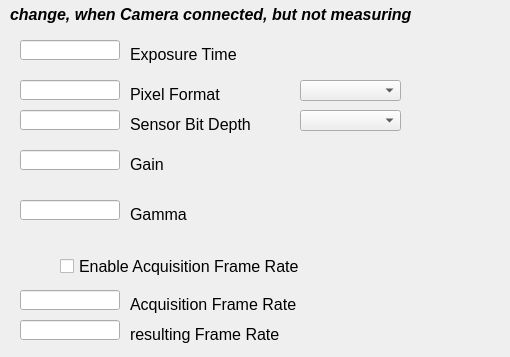
   <widget class="QWidget" name="tab_6">
    <attribute name="title">
     <string>PRO Camera Settings</string>
    </attribute>
    <widget class="caNumeric" name="canumeric_9">
     <property name="geometry">
      <rect>
       <x>300</x>
       <y>190</y>
       <width>91</width>
       <height>41</height>
      </rect>
     </property>
     <property name="integerDigits" stdset="0">
      <number>1</number>
     </property>
     <property name="decimalDigits" stdset="0">
      <number>2</number>
     </property>
     <property name="channel" stdset="0">
      <string notr="true">ARIDI-BLM02:CAM-GAMMA</string>
     </property>
     <property name="colorMode">
      <enum>caNumeric::Static</enum>
     </property>
     <property name="precisionMode">
      <enum>caNumeric::User</enum>
     </property>
     <property name="fixedFormat">
      <bool>true</bool>
     </property>
     <property name="maxValue">
      <double>4.000000000000000</double>
     </property>
     <property name="minValue">
      <double>0.000000000000000</double>
     </property>
    </widget>
    <widget class="caLabel" name="calabel_6">
     <property name="geometry">
      <rect>
       <x>130</x>
       <y>150</y>
       <width>91</width>
       <height>28</height>
      </rect>
     </property>
     <property name="font">
      <font>
       <pointsize>12</pointsize>
      </font>
     </property>
     <property name="text">
      <string>Gain </string>
     </property>
     <property name="scaledContents">
      <bool>false</bool>
     </property>
     <property name="alignment">
      <set>Qt::AlignLeading|Qt::AlignLeft|Qt::AlignVCenter</set>
     </property>
     <property name="fontScaleMode">
      <enum>ESimpleLabel::None</enum>
     </property>
    </widget>
    <widget class="caLineEdit" name="calineedit_9">
     <property name="geometry">
      <rect>
       <x>20</x>
       <y>200</y>
       <width>100</width>
       <height>20</height>
      </rect>
     </property>
     <property name="readOnly">
      <bool>true</bool>
     </property>
     <property name="channel" stdset="0">
      <string notr="true">ARIDI-BLM02:CAM-GAMMA</string>
     </property>
    </widget>
    <widget class="caToggleButton" name="catogglebutton_9">
     <property name="geometry">
      <rect>
       <x>60</x>
       <y>250</y>
       <width>281</width>
       <height>32</height>
      </rect>
     </property>
     <property name="font">
      <font>
       <pointsize>12</pointsize>
      </font>
     </property>
     <property name="text">
      <string>Enable Acquisition Frame Rate</string>
     </property>
     <property name="channel" stdset="0">
      <string notr="true">ARIDI-BLM02:CAM-EacqFR</string>
     </property>
     <property name="fontScaleMode" stdset="0">
      <enum>caToggleButton::None</enum>
     </property>
    </widget>
    <widget class="caLed" name="caled_9">
     <property name="geometry">
      <rect>
       <x>20</x>
       <y>250</y>
       <width>31</width>
       <height>32</height>
      </rect>
     </property>
     <property name="channel" stdset="0">
      <string notr="true">ARIDI-BLM02:CAM-EacqFR</string>
     </property>
    </widget>
    <widget class="caMenu" name="camenu_2">
     <property name="geometry">
      <rect>
       <x>300</x>
       <y>80</y>
       <width>101</width>
       <height>21</height>
      </rect>
     </property>
     <property name="editable">
      <bool>false</bool>
     </property>
     <property name="channel" stdset="0">
      <string notr="true">ARIDI-BLM02:CAM-Pformat</string>
     </property>
     <property name="channelMask" stdset="0">
      <string notr="true"/>
     </property>
     <property name="labelDisplay">
      <bool>false</bool>
     </property>
    </widget>
    <widget class="caNumeric" name="canumeric_6">
     <property name="geometry">
      <rect>
       <x>300</x>
       <y>140</y>
       <width>91</width>
       <height>41</height>
      </rect>
     </property>
     <property name="decimalDigits" stdset="0">
      <number>2</number>
     </property>
     <property name="digitsFontScaleEnabled">
      <bool>false</bool>
     </property>
     <property name="channel" stdset="0">
      <string notr="true">ARIDI-BLM02:CAM-GAIN</string>
     </property>
     <property name="precisionMode">
      <enum>caNumeric::User</enum>
     </property>
     <property name="fixedFormat">
      <bool>true</bool>
     </property>
     <property name="maxValue">
      <double>48.000000000000000</double>
     </property>
     <property name="minValue">
      <double>0.000000000000000</double>
     </property>
    </widget>
    <widget class="caLabel" name="calabel_7">
     <property name="geometry">
      <rect>
       <x>130</x>
       <y>200</y>
       <width>81</width>
       <height>28</height>
      </rect>
     </property>
     <property name="font">
      <font>
       <pointsize>12</pointsize>
      </font>
     </property>
     <property name="layoutDirection">
      <enum>Qt::LeftToRight</enum>
     </property>
     <property name="text">
      <string>Gamma</string>
     </property>
     <property name="textFormat">
      <enum>Qt::AutoText</enum>
     </property>
     <property name="alignment">
      <set>Qt::AlignLeading|Qt::AlignLeft|Qt::AlignVCenter</set>
     </property>
     <property name="fontScaleMode">
      <enum>ESimpleLabel::None</enum>
     </property>
    </widget>
    <widget class="caLineEdit" name="calineedit_4">
     <property name="geometry">
      <rect>
       <x>20</x>
       <y>110</y>
       <width>100</width>
       <height>20</height>
      </rect>
     </property>
     <property name="readOnly">
      <bool>true</bool>
     </property>
     <property name="channel" stdset="0">
      <string notr="true">ARIDI-BLM02:CAM-SenBitD</string>
     </property>
     <property name="framePresent" stdset="0">
      <bool>false</bool>
     </property>
     <property name="unitsEnabled">
      <bool>false</bool>
     </property>
    </widget>
    <widget class="caLabel" name="calabel_5">
     <property name="geometry">
      <rect>
       <x>130</x>
       <y>320</y>
       <width>241</width>
       <height>28</height>
      </rect>
     </property>
     <property name="font">
      <font>
       <pointsize>12</pointsize>
      </font>
     </property>
     <property name="text">
      <string>resulting Frame Rate </string>
     </property>
     <property name="alignment">
      <set>Qt::AlignLeading|Qt::AlignLeft|Qt::AlignVCenter</set>
     </property>
     <property name="fontScaleMode">
      <enum>ESimpleLabel::None</enum>
     </property>
    </widget>
    <widget class="caNumeric" name="canumeric_3">
     <property name="geometry">
      <rect>
       <x>370</x>
       <y>280</y>
       <width>121</width>
       <height>41</height>
      </rect>
     </property>
     <property name="integerDigits" stdset="0">
      <number>7</number>
     </property>
     <property name="channel" stdset="0">
      <string notr="true">ARIDI-BLM02:CAM-acqFR</string>
     </property>
     <property name="precisionMode">
      <enum>caNumeric::User</enum>
     </property>
     <property name="fixedFormat">
      <bool>true</bool>
     </property>
     <property name="maxValue">
      <double>1000000.000000000000000</double>
     </property>
     <property name="minValue">
      <double>0.000000000000000</double>
     </property>
    </widget>
    <widget class="caLabel" name="calabel_2">
     <property name="geometry">
      <rect>
       <x>130</x>
       <y>110</y>
       <width>161</width>
       <height>28</height>
      </rect>
     </property>
     <property name="font">
      <font>
       <pointsize>12</pointsize>
      </font>
     </property>
     <property name="text">
      <string>Sensor Bit Depth</string>
     </property>
     <property name="alignment">
      <set>Qt::AlignLeading|Qt::AlignLeft|Qt::AlignVCenter</set>
     </property>
     <property name="fontScaleMode">
      <enum>ESimpleLabel::None</enum>
     </property>
    </widget>
    <widget class="caLineEdit" name="calineedit_6">
     <property name="geometry">
      <rect>
       <x>20</x>
       <y>290</y>
       <width>100</width>
       <height>20</height>
      </rect>
     </property>
     <property name="readOnly">
      <bool>true</bool>
     </property>
     <property name="channel" stdset="0">
      <string notr="true">ARIDI-BLM02:CAM-acqFR</string>
     </property>
     <property name="framePresent" stdset="0">
      <bool>false</bool>
     </property>
     <property name="unitsEnabled">
      <bool>true</bool>
     </property>
    </widget>
    <widget class="caLineEdit" name="calineedit_5">
     <property name="geometry">
      <rect>
       <x>20</x>
       <y>80</y>
       <width>100</width>
       <height>20</height>
      </rect>
     </property>
     <property name="readOnly">
      <bool>true</bool>
     </property>
     <property name="channel" stdset="0">
      <string notr="true">ARIDI-BLM02:CAM-Pformat</string>
     </property>
     <property name="framePresent" stdset="0">
      <bool>false</bool>
     </property>
     <property name="unitsEnabled">
      <bool>false</bool>
     </property>
    </widget>
    <widget class="caLineEdit" name="calineedit_7">
     <property name="geometry">
      <rect>
       <x>20</x>
       <y>320</y>
       <width>100</width>
       <height>20</height>
      </rect>
     </property>
     <property name="readOnly">
      <bool>true</bool>
     </property>
     <property name="channel" stdset="0">
      <string notr="true">ARIDI-BLM02:CAM-FR</string>
     </property>
     <property name="framePresent" stdset="0">
      <bool>false</bool>
     </property>
     <property name="unitsEnabled">
      <bool>true</bool>
     </property>
    </widget>
    <widget class="caLabel" name="calabel_4">
     <property name="geometry">
      <rect>
       <x>130</x>
       <y>290</y>
       <width>241</width>
       <height>28</height>
      </rect>
     </property>
     <property name="font">
      <font>
       <pointsize>12</pointsize>
      </font>
     </property>
     <property name="layoutDirection">
      <enum>Qt::LeftToRight</enum>
     </property>
     <property name="text">
      <string>Acquisition Frame Rate</string>
     </property>
     <property name="alignment">
      <set>Qt::AlignLeading|Qt::AlignLeft|Qt::AlignVCenter</set>
     </property>
     <property name="fontScaleMode">
      <enum>ESimpleLabel::None</enum>
     </property>
    </widget>
    <widget class="caMenu" name="camenu_3">
     <property name="geometry">
      <rect>
       <x>300</x>
       <y>110</y>
       <width>101</width>
       <height>21</height>
      </rect>
     </property>
     <property name="editable">
      <bool>false</bool>
     </property>
     <property name="frame">
      <bool>true</bool>
     </property>
     <property name="channel" stdset="0">
      <string notr="true">ARIDI-BLM02:CAM-SenBitD</string>
     </property>
     <property name="channelMask" stdset="0">
      <string notr="true"/>
     </property>
     <property name="labelDisplay">
      <bool>false</bool>
     </property>
    </widget>
    <widget class="caLabel" name="calabel">
     <property name="geometry">
      <rect>
       <x>130</x>
       <y>80</y>
       <width>111</width>
       <height>28</height>
      </rect>
     </property>
     <property name="font">
      <font>
       <pointsize>12</pointsize>
      </font>
     </property>
     <property name="text">
      <string>Pixel Format</string>
     </property>
     <property name="alignment">
      <set>Qt::AlignLeading|Qt::AlignLeft|Qt::AlignVCenter</set>
     </property>
     <property name="fontScaleMode">
      <enum>ESimpleLabel::None</enum>
     </property>
    </widget>
    <widget class="caLineEdit" name="calineedit_8">
     <property name="geometry">
      <rect>
       <x>20</x>
       <y>150</y>
       <width>100</width>
       <height>20</height>
      </rect>
     </property>
     <property name="readOnly">
      <bool>true</bool>
     </property>
     <property name="channel" stdset="0">
      <string notr="true">ARIDI-BLM02:CAM-GAIN</string>
     </property>
     <property name="unitsEnabled">
      <bool>true</bool>
     </property>
    </widget>
    <widget class="caNumeric" name="canumeric_4">
     <property name="geometry">
      <rect>
       <x>300</x>
       <y>30</y>
       <width>111</width>
       <height>41</height>
      </rect>
     </property>
     <property name="integerDigits" stdset="0">
      <number>8</number>
     </property>
     <property name="decimalDigits" stdset="0">
      <number>0</number>
     </property>
     <property name="channel" stdset="0">
      <string notr="true">ARIDI-BLM02:CAM-EXPT</string>
     </property>
     <property name="limitsMode">
      <enum>caNumeric::User</enum>
     </property>
     <property name="maxValue">
      <double>20000000.000000000000000</double>
     </property>
     <property name="minValue">
      <double>0.000000000000000</double>
     </property>
    </widget>
    <widget class="caLineEdit" name="calineedit_13">
     <property name="geometry">
      <rect>
       <x>20</x>
       <y>40</y>
       <width>100</width>
       <height>20</height>
      </rect>
     </property>
     <property name="readOnly">
      <bool>true</bool>
     </property>
     <property name="channel" stdset="0">
      <string notr="true">ARIDI-BLM02:CAM-EXPT</string>
     </property>
     <property name="unitsEnabled">
      <bool>true</bool>
     </property>
    </widget>
    <widget class="caLabel" name="calabel_9">
     <property name="geometry">
      <rect>
       <x>10</x>
       <y>0</y>
       <width>491</width>
       <height>28</height>
      </rect>
     </property>
     <property name="font">
      <font>
       <pointsize>12</pointsize>
       <weight>75</weight>
       <italic>true</italic>
       <bold>true</bold>
      </font>
     </property>
     <property name="text">
      <string>change, when Camera connected, but not measuring</string>
     </property>
     <property name="alignment">
      <set>Qt::AlignLeading|Qt::AlignLeft|Qt::AlignVCenter</set>
     </property>
     <property name="fontScaleMode">
      <enum>ESimpleLabel::None</enum>
     </property>
    </widget>
    <widget class="caLabel" name="calabel_10">
     <property name="geometry">
      <rect>
       <x>130</x>
       <y>40</y>
       <width>171</width>
       <height>28</height>
      </rect>
     </property>
     <property name="font">
      <font>
       <pointsize>12</pointsize>
      </font>
     </property>
     <property name="text">
      <string>Exposure Time</string>
     </property>
     <property name="alignment">
      <set>Qt::AlignLeading|Qt::AlignLeft|Qt::AlignVCenter</set>
     </property>
     <property name="fontScaleMode">
      <enum>ESimpleLabel::None</enum>
     </property>
    </widget>
   </widget>
